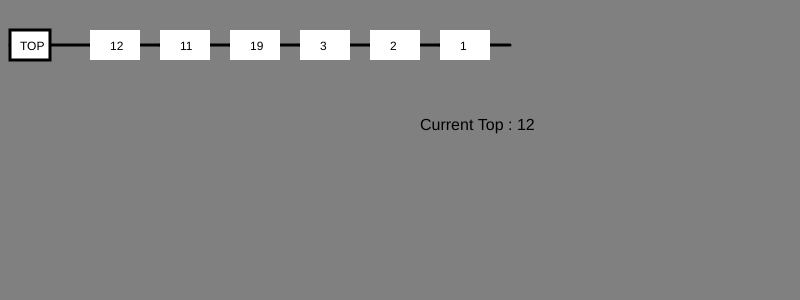
Frame 1 (no input)
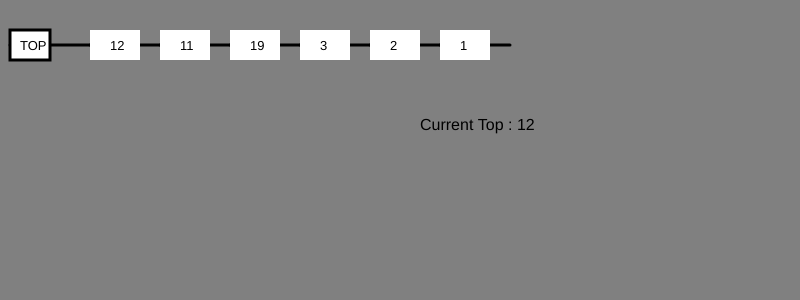
Frame 60 (no input)
Frame 120 (the mouse pressed at the canvas centre since frame 60): identical to frame 60, image omitted

The p5.js sketch that drew these frames (run headless with seeded random() and noise() and a simulated clock; from frame 60 on, the mouse is pressed at the canvas centre):

// p5.js sketch
// ── sketch.js
// Define Stack function 
function Stack(array) {
    this.array = [];
    if (array) this.array = array;
}

// Add Get Buffer property to object constructor which slices the array
Stack.prototype.getBuffer = function() {
    return this.array.slice();
}

//Add isEmpty properties to object constructor which returns the length of the array
Stack.prototype.isEmpty = function() {
    return this.array.length == 0;
}

//instance of the stack class
var stack1 = new Stack(); //Stack { array: [] }

// Add Push property to object constructor which push elements to the array
Stack.prototype.push = function(value) {
    this.array.push(value);
}

function setup(){
// Create Canvas of size display width * 300

createCanvas(displayWidth, 300);
}

function draw(){
// Set background color

background("grey");

// set stroke weight

    strokeWeight(3);

// set stroke color
    stroke('black');
line(10, 45, 90, 45);
rect(10, 30, 40, 30);
    noStroke();
    text("TOP", 20, 50);

// display stack 
for(var i = stack1['array'].length-1; i>=0;i--){
    var p = 10;
    translate(70, 0);
    strokeWeight(3);
    stroke('black');
    line(10+p, 45, p+80, 45);
    noStroke();
    rect(10+p, 30, 40+p, 30);
    text(stack1['array'][i], 40, 50);
    p +=10;
}
}

// Call to push operation
stack1.push(1);
stack1.push(2);
stack1.push(3);
stack1.push(19);
stack1.push(11);
stack1.push(12);

// Pop function
Stack.prototype.pop = function() {
   return this.array.pop();
}

// Peek Function
Stack.prototype.peek = function(){
    return this.array[this.array.length-1];
    }



function setup(){
  createCanvas(displayWidth,300);
}

function draw(){
  background("grey");
     strokeWeight(3);
    stroke('black');
  line(10,45,90,45);
  rect(10,30,40,30);
    noStroke();
      text("TOP",20,50);
  for(var i = stack1['array'].length-1; i>=0;i--){
    var p = 10;
    translate(70,0);
    strokeWeight(3);
    stroke('black');
    line(10+p,45,p+80,45);
    noStroke();
    rect(10+p,30,40+p,30);
    text(stack1['array'][i],40,50);
    p +=10;
  }
  textSize(16);
  text("Current Top : "+stack1.peek(),0,130); // 10
  textSize(13);

}

// stack1.push(1);
// stack1.push(2);
// stack1.push(3);
// stack1.push(19);

// stack1.pop();
// stack1.pop();

// stack1.push(20);
// stack1.push(30);
// stack1.push(14);
//console.log(stack1);

// Access Element 

function stackAccessNthNode(array,index){
    var bufferArray = array.getBuffer();
    if(index <=0) throw 'error';
    if (index > bufferArray.length) throw 'Index is out of range';
    var bufferStack = new Stack(bufferArray); 
    while(--index!==0){
        bufferStack.pop();
}
return bufferStack.pop();

}
 var stack2 = new Stack();
stack2.push(20);
stack2.push(30);
stack2.push(14);
stack2.push(1);
stack2.push(2);
stack2.push(3);
stack2.push(19);

// var t = document.getElementById("index").elements[0].value;
// console.log(t);

console.log(stackAccessNthNode(stack2,4));
// ── skeleton.js
function Stack(array) {
    this.array = [];
    if (array) this.array = array;
}

Stack.prototype.getBuffer = function() {
    return this.array.slice();
}

Stack.prototype.isEmpty = function() {
    return this.array.length == 0;
}

//instance of the stack class
var stack1 = new Stack();

console.log(stack1); // {array: []}
